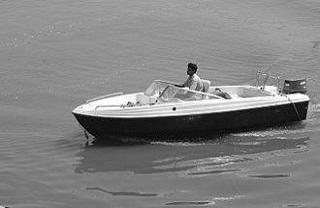
#> input picture Computer Vision/images/boat.jpg, 320 x 208 px, found by its file name
$ python main.py
#> lines starting #> are read from the running program, lines starting #| are printed output that depends on the picture
### Computer Vision/HW2.py
import cv2 as cv
import numpy as np
import matplotlib.pyplot as plt
from mpl_toolkits.mplot3d import Axes3D
from math import pi

def cv_show(name, img):
    cv.imshow(name, img)
    cv.waitKey(0)
    cv.destroyAllWindows()


# [107 lines left out: functions decimation, interpolate_2, interpolate_3, plot_2_D_frequency_response, not called in this run]

### Computer Vision/main.py
# This is a sample Python script.

# Press Shift+F10 to execute it or replace it with your code.
# Press Double Shift to search everywhere for classes, files, tool windows, actions, and settings.
from HW2 import *

if __name__ == '__main__':
    img_path = r'.\images\boat.jpg'
    # decimation(img_path)
    # interpolate_3(r'.\images\shirt.jpg')
    img = cv.imread(img_path,cv.IMREAD_GRAYSCALE).astype(dtype=float)
#> img: shape (208, 320) float64; min 0, max 255, mean 129.9
    img_dct = cv.dct(img)
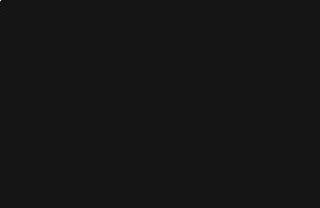
#> img_dct: shape (208, 320) float64; min -3073.5, max 33522.3, mean 0.6; drawn with min black and max white
    img = cv.idct(img_dct).astype('uint8')
    cv_show('sds',img)
